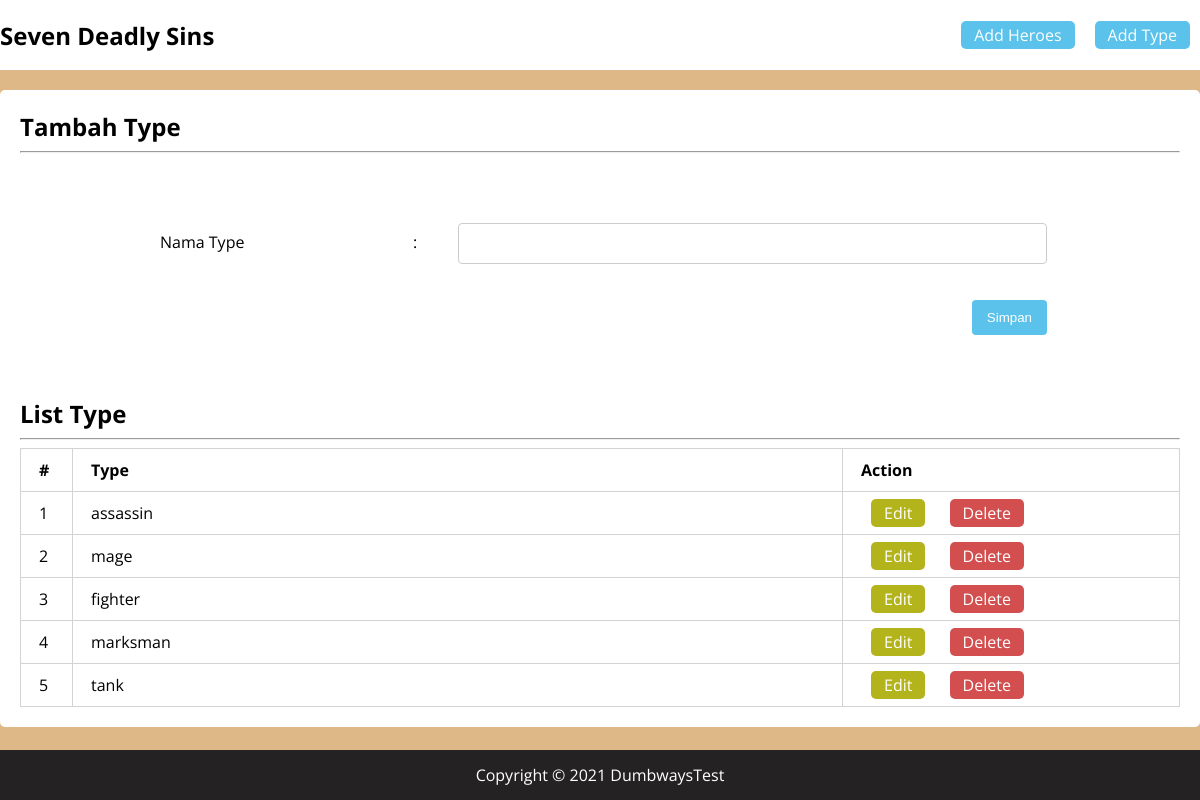
Screenshot of /4B/index.php?hal=tambah-type with the database file from the repository.
### tables this page shows
CREATE TABLE `type_tb` (
  `id` int(11) NOT NULL AUTO_INCREMENT,
  `nama` varchar(255) DEFAULT NULL,
  PRIMARY KEY (`id`)
);

### 4B/tambah-type.php (the view)
<h2>Tambah Type</h2>
<hr>
<br><br>
<form action="?hal=process-tambah-type" method="POST">
    <table class="form">
        <tbody>
            <tr>
                <td><label for="nama_cat">Nama Type</label></td>
                <td>:</td>
                <td><input type="text" name="nama_type" id="nama_type" required></td>
            </tr>
            <tr>
                <td></td>
                <td></td>
                <td><input style="float: right;" type="submit" class="btn" name="tambah_type" value="Simpan"></td>
            </tr>
        </tbody>
    </table>
</form>
<br><br>
<h2>List Type</h2>
<hr>
<?php
$get_type_query = mysqli_query($db, "SELECT * FROM type_tb;");
?>
<table class="table-list">
    <thead>
        <th style="width:15px">#</th>
        <th>Type</th>
        <th style="width:300px">Action</th>
    </thead>
    <tbody>
        <?php
        $no = 1;
        while ($res = mysqli_fetch_assoc($get_type_query)) {
            echo '
        <tr>
          <td>' . $no++ . '</td>
          <td>' . $res['nama'] . '</td>
          <td>
            <a style="background: #b3b31c;" href="?hal=edit-type&id=' . $res['id'] . '">Edit</a>
            <a style="background: #d34f4f;" href="?hal=process-delete-type&id=' . $res['id'] . '">Delete</a>
          </td>
        </tr>
      ';
        }
        ?>
    </tbody>
</table>

### 4B/content.php (shortened to what this page needs)
<?php
$halamanArr = array(
    "home", "tambah-heroes", "process-tambah-heroes", "tambah-type", "process-tambah-type",
    "heroes-detail", "process-delete-heroes", "edit-heroes", "process-edit-heroes", "edit-type",
    "process-edit-type", "process-delete-type"
);
foreach ($halamanArr as $h) {
    if ($h == $hal && $h != 'home') {
        include "$h.php";
        break;
    }
}

### 4B/style.css (style rules this page uses)
body { display: flex; flex-flow: column nowrap; height: 100vh; padding: 0; margin: 0; font-family: "Open Sans", sans-serif; }
h1, h2, h3, h4 { margin: 0; padding: 0; }
a { text-decoration: none; color: black; }
input[type="text"], select { background: white; width: 100%; padding: 12px 20px; margin: 8px 0; display: inline-block; border: 1px solid #ccc; border-radius: 4px; box-sizing: border-box; }
input[type="submit"] { background-color: rgb(90, 194, 235); color: white; padding: 10px 15px; margin: 8px 0; border: none; border-radius: 4px; cursor: pointer; }
header nav ul a, .table-list a, .detail-book-table a { background-color: rgb(90, 194, 235); color: white; padding: 3px 13px; margin: 0 10px; border-radius: 5px; }
form { max-width: 900px; margin: auto; }
.form, .table-list, .detail-book-table { width: 100%; }
.table-list, .table-list th, .table-list td, .detail-book-table, .detail-book-table td, .form, .form td { border-collapse: collapse; padding: 10px 3px 10px 10px; text-align: left; vertical-align: text-top; }
.table-list, .table-list th, .table-list td { border: 1px solid lightgrey; padding: 10px 18px; }

### rows the page displays
type_tb: nama "assassin"
type_tb: nama "mage"
type_tb: nama "fighter"
type_tb: nama "marksman"
type_tb: nama "tank"
